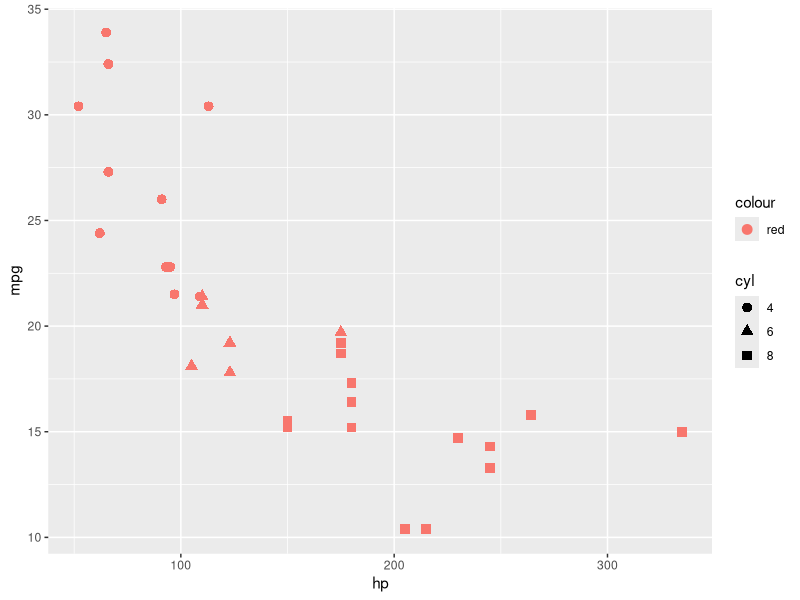
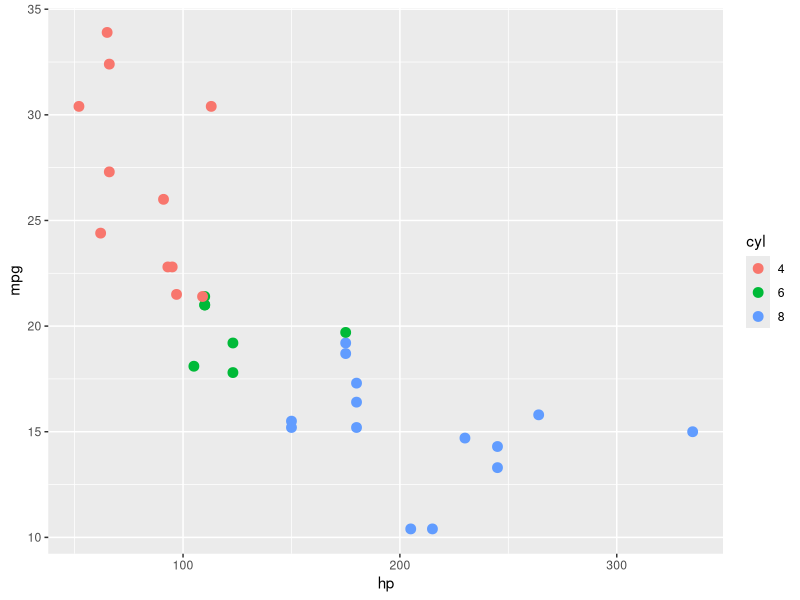
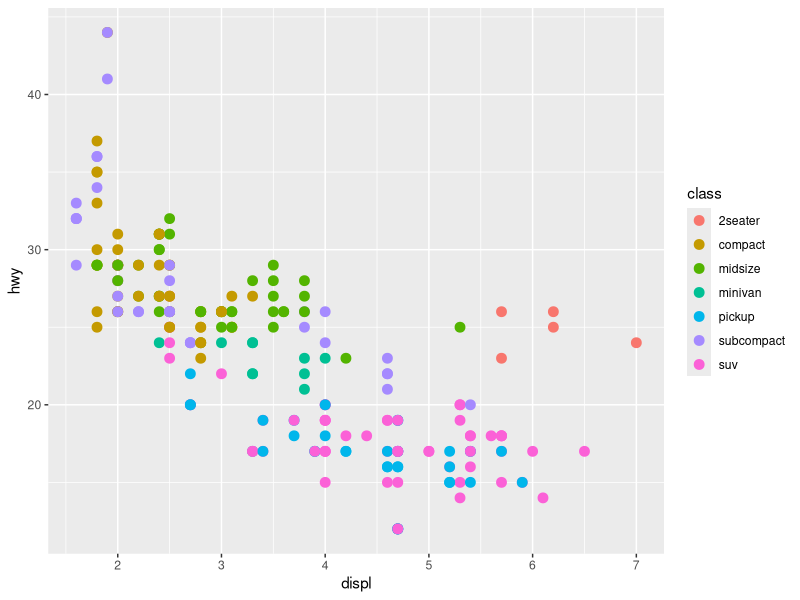
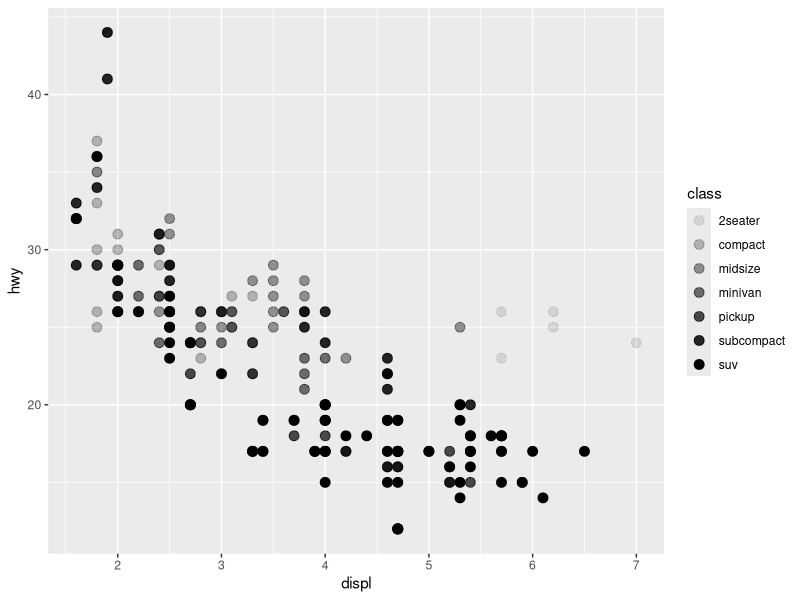
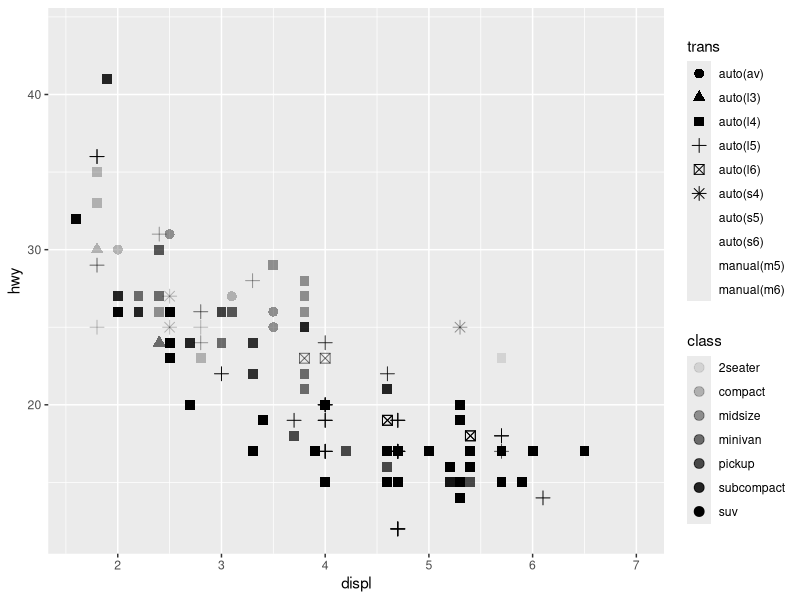
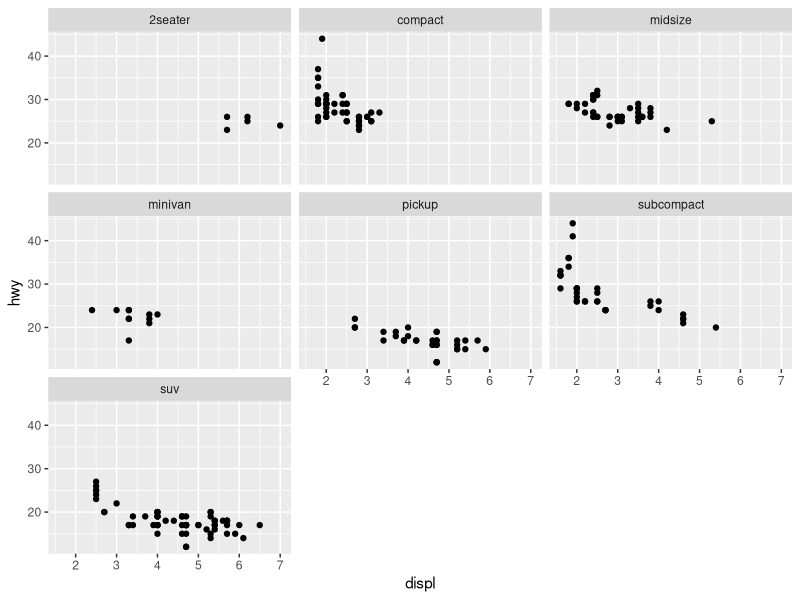
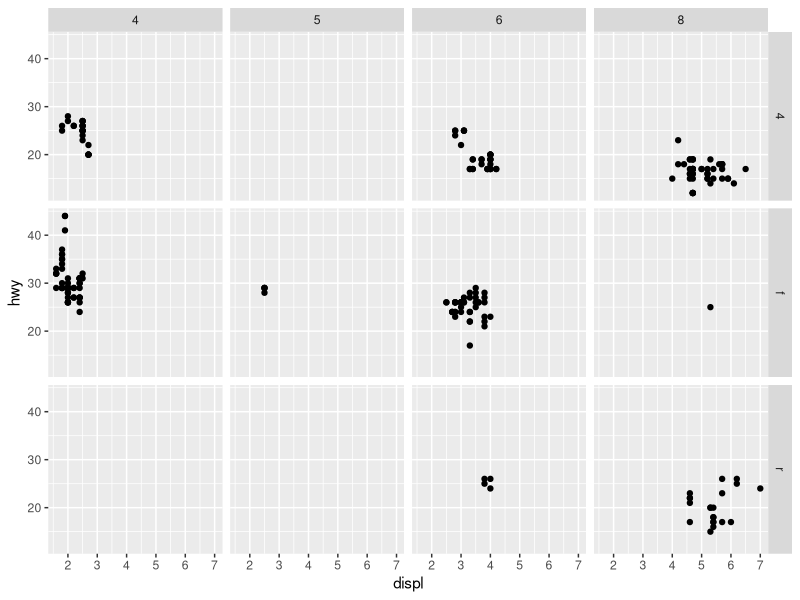
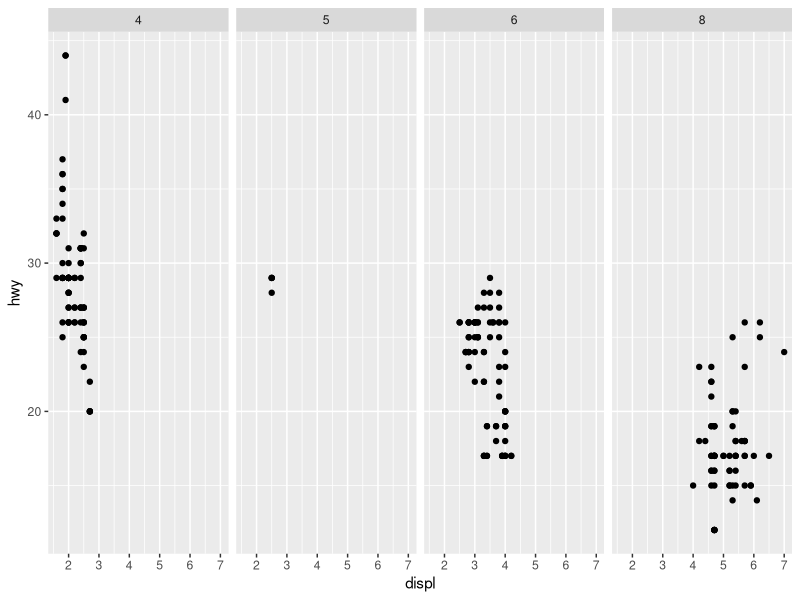

The R script that drew these images, in order:
library(tidyverse)
rm(list=ls())
data(mtcars, package="datasets")

str(mtcars)

head(mtcars)
names(mtcars)
rownames(mtcars)

mtcars$cyl <- as.factor(mtcars$cyl)

# plots with ggplot2
library(ggplot2)
                # 做美学图层需要
ggplot(mtcars, aes(x=hp, y=mpg, 
                   color="red", shape=cyl)) +
  geom_point(size=3)# 横纵轴如何定义 + 代表添加图示
# 由图片看出，马力越大，油耗越高
ggplot(mtcars, aes(x=hp, y=mpg, 
                   color=cyl)) +
  geom_point(size=3)

ggplot(mpg, aes(x=displ, y=hwy, 
                   color=class)) +
  geom_point(size=3)

head(mpg)
# aes美学层 geom_point用于画散点图
# alpha表示灰度，打印成本降低 分类在3-4个左右较好
ggplot(mpg, aes(x=displ, y=hwy, 
                alpha=class)) +
  geom_point(size=3)

ggplot(mpg, aes(x=displ, y=hwy, 
                alpha=class,shape=trans)) +
  geom_point(size=3)
  # 把auto和manual分别进行合并
  # 先进行filter


# facet
ggplot(data = mpg) + geom_point(mapping = aes(x = displ, y = hwy)) + 
  facet_wrap(~ class, nrow = 3) # 一个变量

ggplot(data = mpg) + 
  geom_point(mapping = aes(x = displ, y = hwy)) + 
  facet_grid(drv ~ cyl) # 两个变量

table(mpg$drv)# f 前驱 r 后驱 4 全驱

ggplot(data = mpg) + 
  geom_point(mapping = aes(x = displ, y = hwy)) + 
  facet_grid(. ~ cyl) # = facet_wrap(~ cyl)

# exercise
# Q1：x = displ, y = hwy class ~ trans
ggplot(data = mpg) + 
  geom_point(mapping = aes(x = displ, y = hwy)) + 
  facet_grid(class ~ trans) # = facet_wrap(~ cyl)

# Q2：x = hp,y = mpg
ggplot(data = mtcars) + 
  geom_point(mapping = aes(x = hp, y = mpg)) + 
  facet_grid(cyl ~ gear)

# Geometric objects
# left
ggplot(data = mpg) + 
  geom_point(mapping = aes(x = displ, y = hwy))
# right
ggplot(data = mpg) + 
  geom_smooth(mapping = aes(x = displ, y = hwy))


ggplot(data = mpg) + 
  geom_point(mapping = aes(x = displ, y = hwy)) +
  geom_smooth(mapping = aes(x = displ, y = hwy))
#倘若两个图横纵坐标相同, 改变散点颜色需要单独定义
ggplot(data = mpg, mapping = aes(x = displ, y = hwy)) + 
  geom_point() +
  geom_smooth()

ggplot(data = mpg, mapping = aes(x = displ, y = hwy)) + 
  geom_point(mapping = aes(color = cyl)) +
  geom_smooth(method='lm')# 对两个图单独影响

ggplot(data = mpg) + 
  geom_smooth(mapping = aes(x = displ, y = hwy, linetype = drv))
  # 画出了三条曲线，linetype三种不同曲线

ggplot(data = mpg) + 
  geom_smooth(mapping = aes(x = displ, y = hwy)) +
  facet_grid(drv ~ .)
  # 说明x与drv产生interaction,可以省去检验部分

ggplot(data = mpg, mapping = aes(x = displ, y = hwy)) + 
  geom_point(mapping = aes(color = class)) + 
  geom_smooth()
# R for data science

#' add separate regression lines
ggplot(mtcars, aes(x=hp, y=mpg, color=cyl, shape=cyl)) +
  geom_point(size=3) + # 散点
  geom_smooth(method="lm", aes(fill=cyl)) #对曲线有作用
  # 对4、6、8生成三段回归曲线，重点参数fill可以做局部回归
  # 检验，交互作用interaction，拆成三组做三个回归，说明系数不同，anova检验

#' add overall smooth
ggplot(mtcars, aes(x=hp, y=mpg)) +
  geom_point(size=3, aes(color=cyl, shape=cyl)) +
  geom_smooth(method="loess", color="black", se=FALSE) +
  geom_smooth(method="lm", aes(color=cyl, fill=cyl)) 
  # 平滑曲线与直线类似，说明第一段线性关系比较强，
  # 最后一段可能忽略了平方项

ggplot(mtcars, aes(x=hp, y=mpg)) +
  geom_point(size=3, aes(color=cyl, shape=cyl)) +
  geom_smooth(method="loess", color="black", se=FALSE, aes(fill=cyl)) +
  geom_smooth(method="lm", aes(color=cyl, fill=cyl)) 


#' change the theme
last_plot() + theme_bw()









